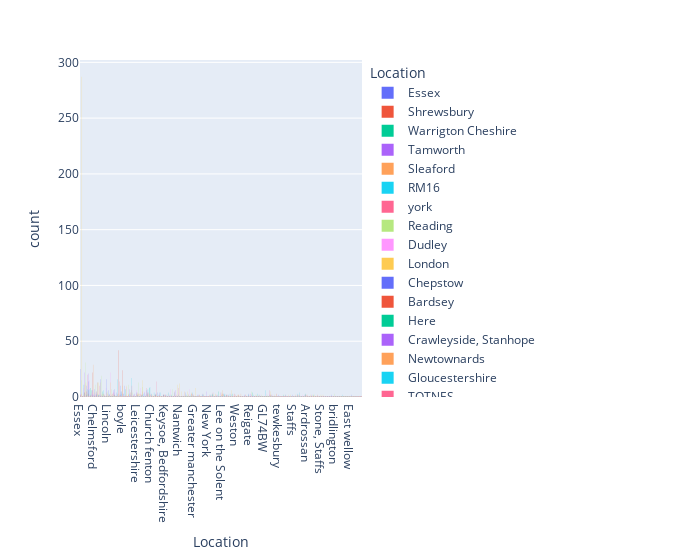

The notebook cell this image was saved under:
### Code cell
px.histogram(df,x="Location", color="Location", width=700)
